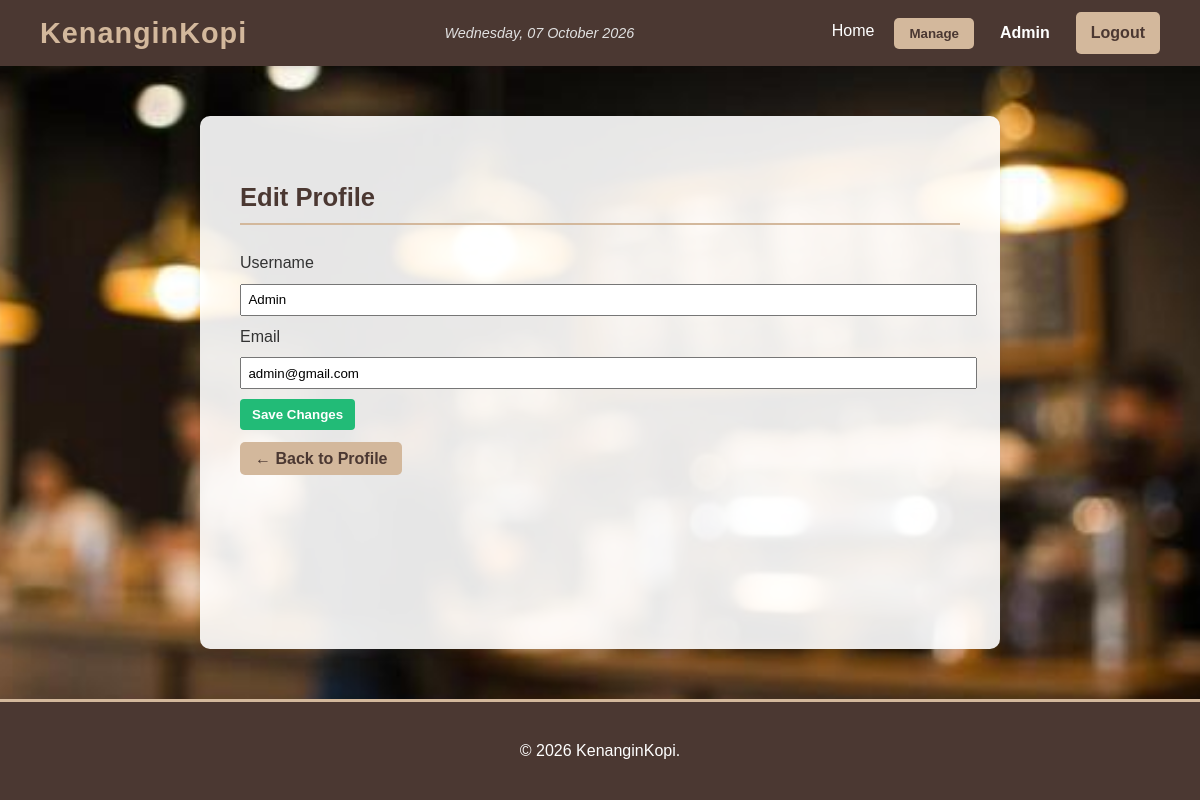
/edit_profile.php (signed in), run on the app's committed database.
### tables this page shows
CREATE TABLE `users` (
  `UserID` char(5) NOT NULL,
  `FullName` varchar(50) NOT NULL,
  `UserName` varchar(50) NOT NULL,
  `UserEmail` varchar(50) NOT NULL,
  `UserPassword` varchar(100) NOT NULL,
  `UserRole` char(6) NOT NULL
);

### config/auth.php (called while the page is built, shortened)
<?php
function currentUser() {
  global $mysqli;
  $uid = $_SESSION['user']['UserID'] ?? null;
  $stmt = $mysqli->prepare("SELECT UserID, FullName, UserName, UserEmail, UserRole FROM users WHERE UserID = ?");
  $stmt->bind_param('s', $uid);
  $stmt->execute();
  return $stmt->get_result()->fetch_assoc();
}
function isAdmin() {
  return (currentUser()['UserRole'] ?? '') === 'Admin';
}

### public/edit_profile.php (the view, shortened to what this page needs)
<?php
require_once '../partials/header.php';
require_once '../config/db.php';
require_once '../config/auth.php';
?>
<!DOCTYPE html>
<html lang="en">
<head>
    <link rel="stylesheet" href="../css/style.css">
</head>
<body class="theme-coffee">
<header>
    <?php include '../partials/navbar.php'; ?>
</header>
<main class="container form-page">
    <section class="edit-profile-section">
      <h2 class="section-title text-center">Edit Profile</h2>
      <form class="" method="post" class="registration-form">
        <div class="form-group">
          <label for="username">Username</label>
          <input type="text" id="username" name="username"
                 value="<?php echo htmlspecialchars($username ?? $user['UserName']); ?>"
                 class="form-input" placeholder="Masukkan Username Baru" required>
        </div>
        <div class="form-group">
          <label for="email">Email</label>
          <input type="email" id="email" name="email"
                 value="<?php echo htmlspecialchars($email ?? $user['UserEmail']); ?>"
                 class="form-input" placeholder="Masukkan Email Baru" required>
        </div>
        <button type="submit" class="btn btn1">Save Changes</button>
        <p class="text-center">
          <a class="btn btn-logout" href="profile.php" class="link-secondary">&larr; Back to Profile</a>
        </p>
      </form>
    </section>
</main>
<footer>
    <?php include '../partials/footer.php'; ?>
</footer>
</body>
</html>

### partials/navbar.php (shortened to what this page needs)
<?php
$user = currentUser();
$date = date("l, d F Y");
$is_admin = $user && isAdmin();
?>
<header class="navbar-container">
    <div class="navbar-left">
        <a href="index.php" class="brand-logo">KenanginKopi</a>
    </div>
    <div class="navbar-center">
        <span class="current-date"><?php echo $date; ?></span>
    </div>
    <nav class="navbar-right">
        <?php if (!$user): ?>
            <ul class="nav-links">
                <li><a href="index.php">Home</a></li>
                <li><a href="register.php">Register</a></li>
            </ul>
            <a href="login.php" class="btn btn-login">Login</a>
        <?php elseif ($is_admin): ?>
            <ul class="nav-links">
                <li><a href="index.php">Home</a></li>
                <li class="dropdown-menu">
                    <button class="btn btn-manage dropdown-toggle">Manage</button>
                </li>
            </ul>
            <a href="profile.php" class="user-link">
              <?php echo htmlspecialchars($user['UserName']); ?>
            </a>
            <a href="logout.php" class="btn btn-logout">Logout</a>
        <?php endif; ?>
    </nav>
</header>

### css/style.css (style rules this page uses)
html, body { height: 100%; margin: 0; padding: 0; }
main { flex: 1; }
.navbar-container { display: flex; justify-content: space-between; align-items: center; padding: 10px 40px; background-color: #4B3832; color: #FFF; box-shadow: 0 2px 5px rgba(0, 0, 0, 0.1); }
.brand-logo { font-size: 1.8em; font-weight: bold; color: #D3B89C; text-decoration: none; letter-spacing: 1px; }
.current-date { font-size: 0.9em; font-style: italic; color: #e0e0e0; }
.navbar-right { display: flex; align-items: center; gap: 15px; }
.nav-links { list-style: none; padding: 0; margin: 0; display: flex; gap: 20px; }
.nav-links a { color: #FFF; text-decoration: none; font-size: 1em; padding: 5px 0; transition: color 0.3s; }
.btn { padding: 8px 15px; border-radius: 5px; text-decoration: none; font-weight: bold; cursor: pointer; border: none; transition: background-color 0.3s; }
.btn1 { margin-top: 10px; background:#2b7; color:#fff; border:none; padding:.5rem .75rem; border-radius:4px; cursor:pointer; text-decoration:none; display:inline-block; }
.btn-login, .btn-logout { background-color: #D3B89C; color: #4B3832; }
.user-link { color: #FFF; text-decoration: none; font-weight: bold; padding: 5px 10px; border: 1px solid transparent; border-radius: 3px; transition: border-color 0.3s; }
.dropdown-menu { position: relative; display: inline-block; }
.dropdown-toggle { background-color: #D3B89C; color: #4B3832; padding: 8px 15px; border: none; border-radius: 5px; font-weight: bold; }
body { font-family: 'Arial', sans-serif; margin: 0; padding: 0; background: url(../kopi.jpg) center/cover fixed ; color: #333; line-height: 1.6; display: flex; flex-direction: column; }
.container { width: 60%; margin: 50px auto; padding: 40px; background-color: rgba(255, 255, 255, 0.9); border-radius: 10px; box-shadow: 0 4px 10px rgba(0, 0, 0, 0.1); }
.section-title { font-size: 1.6em; color: #4B3832; border-bottom: 2px solid #D3B89C; padding-bottom: 5px; margin-bottom: 25px; }
label { display:block; margin:.5rem 0; }
input, textarea, select { width:100% ; padding:.4rem; }

### data on the page
users: UserName "Admin", username "Admin", email "admin@gmail.com"
